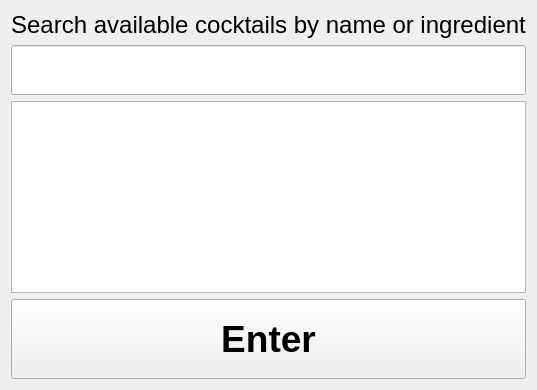
      <widget class="QWidget" name="tab_search">
       <attribute name="title">
        <string>S</string>
       </attribute>
       <layout class="QGridLayout" name="gridLayout_4">
        <item row="4" column="0">
         <widget class="QPushButton" name="button_enter_to_maker">
          <property name="minimumSize">
           <size>
            <width>0</width>
            <height>80</height>
           </size>
          </property>
          <property name="maximumSize">
           <size>
            <width>5000</width>
            <height>80</height>
           </size>
          </property>
          <property name="font">
           <font>
            <pointsize>28</pointsize>
            <weight>75</weight>
            <bold>true</bold>
           </font>
          </property>
          <property name="text">
           <string>Enter</string>
          </property>
          <property name="cssClass" stdset="0">
           <string>btn-inverted</string>
          </property>
         </widget>
        </item>
        <item row="2" column="0">
         <widget class="QListWidget" name="list_widget_found_cocktails">
          <property name="maximumSize">
           <size>
            <width>5000</width>
            <height>5000</height>
           </size>
          </property>
          <property name="font">
           <font>
            <pointsize>20</pointsize>
            <weight>75</weight>
            <bold>true</bold>
           </font>
          </property>
          <property name="horizontalScrollBarPolicy">
           <enum>Qt::ScrollBarAlwaysOff</enum>
          </property>
          <property name="textElideMode">
           <enum>Qt::ElideRight</enum>
          </property>
          <property name="sortingEnabled">
           <bool>true</bool>
          </property>
         </widget>
        </item>
        <item row="0" column="0">
         <widget class="QLabel" name="label_search_title">
          <property name="maximumSize">
           <size>
            <width>16777215</width>
            <height>60</height>
           </size>
          </property>
          <property name="font">
           <font>
            <pointsize>18</pointsize>
           </font>
          </property>
          <property name="text">
           <string>Search available cocktails by name or ingredient</string>
          </property>
          <property name="alignment">
           <set>Qt::AlignCenter</set>
          </property>
          <property name="cssClass" stdset="0">
           <string>secondary bold</string>
          </property>
         </widget>
        </item>
        <item row="1" column="0">
         <widget class="ClickableLineEdit" name="input_search_cocktail">
          <property name="minimumSize">
           <size>
            <width>0</width>
            <height>50</height>
           </size>
          </property>
          <property name="maximumSize">
           <size>
            <width>16777215</width>
            <height>80</height>
           </size>
          </property>
          <property name="font">
           <font>
            <pointsize>28</pointsize>
           </font>
          </property>
          <property name="alignment">
           <set>Qt::AlignCenter</set>
          </property>
          <property name="cssClass" stdset="0">
           <string>bold</string>
          </property>
         </widget>
        </item>
       </layout>
      </widget>
